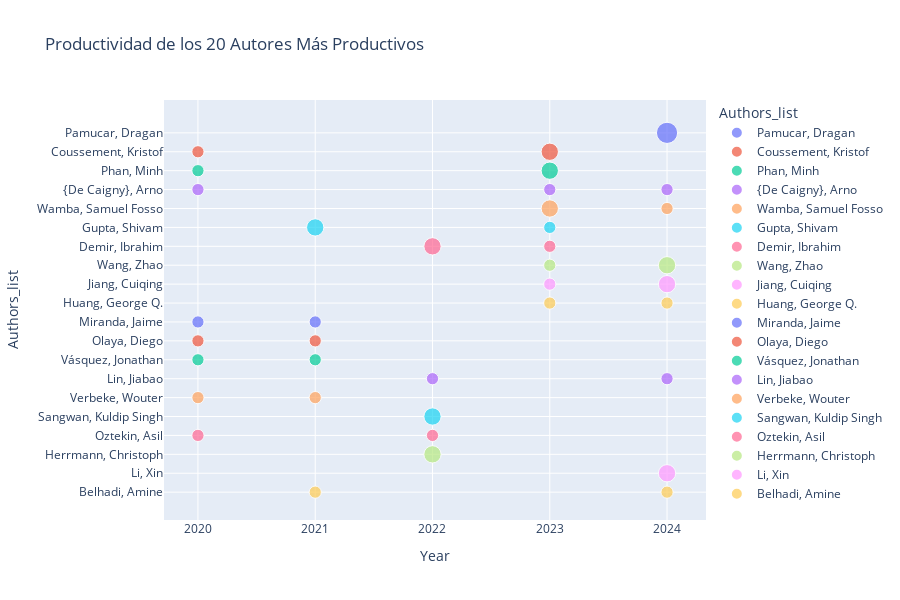

Notebook source saved alongside this figure:
### Markdown cell above
## Análisis de autores

### Code cell
eda_bib.top_authors_chart(df)

### Figure 1 — Plotly figure (JSON) as saved in the notebook; plotly's stock layout.template omitted (floating-point values rounded to 4 significant figures)
{"data": [{"hovertemplate": "<b>%{hovertext}</b><br><br>Authors_list=%{y}<br>Year=%{x}<br>Publications=%{marker.size}<extra></extra>", "hovertext": ["Pamucar, Dragan"], "legendgroup": "Pamucar, Dragan", "marker": {"color": "#636efa", "size": [3], "sizemode": "area", "sizeref": 0.01333, "symbol": "circle"}, "mode": "markers", "name": "Pamucar, Dragan", "orientation": "v", "showlegend": true, "type": "scatter", "x": [2024], "xaxis": "x", "y": ["Pamucar, Dragan"], "yaxis": "y"}, {"hovertemplate": "<b>%{hovertext}</b><br><br>Authors_list=%{y}<br>Year=%{x}<br>Publications=%{marker.size}<extra></extra>", "hovertext": ["Coussement, Kristof", "Coussement, Kristof"], "legendgroup": "Coussement, Kristof", "marker": {"color": "#EF553B", "size": [1, 2], "sizemode": "area", "sizeref": 0.01333, "symbol": "circle"}, "mode": "markers", "name": "Coussement, Kristof", "orientation": "v", "showlegend": true, "type": "scatter", "x": [2020, 2023], "xaxis": "x", "y": ["Coussement, Kristof", "Coussement, Kristof"], "yaxis": "y"}, {"hovertemplate": "<b>%{hovertext}</b><br><br>Authors_list=%{y}<br>Year=%{x}<br>Publications=%{marker.size}<extra></extra>", "hovertext": ["Phan, Minh", "Phan, Minh"], "legendgroup": "Phan, Minh", "marker": {"color": "#00cc96", "size": [1, 2], "sizemode": "area", "sizeref": 0.01333, "symbol": "circle"}, "mode": "markers", "name": "Phan, Minh", "orientation": "v", "showlegend": true, "type": "scatter", "x": [2020, 2023], "xaxis": "x", "y": ["Phan, Minh", "Phan, Minh"], "yaxis": "y"}, {"hovertemplate": "<b>%{hovertext}</b><br><br>Authors_list=%{y}<br>Year=%{x}<br>Publications=%{marker.size}<extra></extra>", "hovertext": ["{De Caigny}, Arno", "{De Caigny}, Arno", "{De Caigny}, Arno"], "legendgroup": "{De Caigny}, Arno", "marker": {"color": "#ab63fa", "size": [1, 1, 1], "sizemode": "area", "sizeref": 0.01333, "symbol": "circle"}, "mode": "markers", "name": "{De Caigny}, Arno", "orientation": "v", "showlegend": true, "type": "scatter", "x": [2020, 2023, 2024], "xaxis": "x", "y": ["{De Caigny}, Arno", "{De Caigny}, Arno", "{De Caigny}, Arno"], "yaxis": "y"}, {"hovertemplate": "<b>%{hovertext}</b><br><br>Authors_list=%{y}<br>Year=%{x}<br>Publications=%{marker.size}<extra></extra>", "hovertext": ["Wamba, Samuel Fosso", "Wamba, Samuel Fosso"], "legendgroup": "Wamba, Samuel Fosso", "marker": {"color": "#FFA15A", "size": [2, 1], "sizemode": "area", "sizeref": 0.01333, "symbol": "circle"}, "mode": "markers", "name": "Wamba, Samuel Fosso", "orientation": "v", "showlegend": true, "type": "scatter", "x": [2023, 2024], "xaxis": "x", "y": ["Wamba, Samuel Fosso", "Wamba, Samuel Fosso"], "yaxis": "y"}, {"hovertemplate": "<b>%{hovertext}</b><br><br>Authors_list=%{y}<br>Year=%{x}<br>Publications=%{marker.size}<extra></extra>", "hovertext": ["Gupta, Shivam", "Gupta, Shivam"], "legendgroup": "Gupta, Shivam", "marker": {"color": "#19d3f3", "size": [2, 1], "sizemode": "area", "sizeref": 0.01333, "symbol": "circle"}, "mode": "markers", "name": "Gupta, Shivam", "orientation": "v", "showlegend": true, "type": "scatter", "x": [2021, 2023], "xaxis": "x", "y": ["Gupta, Shivam", "Gupta, Shivam"], "yaxis": "y"}, {"hovertemplate": "<b>%{hovertext}</b><br><br>Authors_list=%{y}<br>Year=%{x}<br>Publications=%{marker.size}<extra></extra>", "hovertext": ["Demir, Ibrahim", "Demir, Ibrahim"], "legendgroup": "Demir, Ibrahim", "marker": {"color": "#FF6692", "size": [2, 1], "sizemode": "area", "sizeref": 0.01333, "symbol": "circle"}, "mode": "markers", "name": "Demir, Ibrahim", "orientation": "v", "showlegend": true, "type": "scatter", "x": [2022, 2023], "xaxis": "x", "y": ["Demir, Ibrahim", "Demir, Ibrahim"], "yaxis": "y"}, {"hovertemplate": "<b>%{hovertext}</b><br><br>Authors_list=%{y}<br>Year=%{x}<br>Publications=%{marker.size}<extra></extra>", "hovertext": ["Wang, Zhao", "Wang, Zhao"], "legendgroup": "Wang, Zhao", "marker": {"color": "#B6E880", "size": [1, 2], "sizemode": "area", "sizeref": 0.01333, "symbol": "circle"}, "mode": "markers", "name": "Wang, Zhao", "orientation": "v", "showlegend": true, "type": "scatter", "x": [2023, 2024], "xaxis": "x", "y": ["Wang, Zhao", "Wang, Zhao"], "yaxis": "y"}, {"hovertemplate": "<b>%{hovertext}</b><br><br>Authors_list=%{y}<br>Year=%{x}<br>Publications=%{marker.size}<extra></extra>", "hovertext": ["Jiang, Cuiqing", "Jiang, Cuiqing"], "legendgroup": "Jiang, Cuiqing", "marker": {"color": "#FF97FF", "size": [1, 2], "sizemode": "area", "sizeref": 0.01333, "symbol": "circle"}, "mode": "markers", "name": "Jiang, Cuiqing", "orientation": "v", "showlegend": true, "type": "scatter", "x": [2023, 2024], "xaxis": "x", "y": ["Jiang, Cuiqing", "Jiang, Cuiqing"], "yaxis": "y"}, {"hovertemplate": "<b>%{hovertext}</b><br><br>Authors_list=%{y}<br>Year=%{x}<br>Publications=%{marker.size}<extra></extra>", "hovertext": ["Huang, George Q.", "Huang, George Q."], "legendgroup": "Huang, George Q.", "marker": {"color": "#FECB52", "size": [1, 1], "sizemode": "area", "sizeref": 0.01333, "symbol": "circle"}, "mode": "markers", "name": "Huang, George Q.", "orientation": "v", "showlegend": true, "type": "scatter", "x": [2023, 2024], "xaxis": "x", "y": ["Huang, George Q.", "Huang, George Q."], "yaxis": "y"}, {"hovertemplate": "<b>%{hovertext}</b><br><br>Authors_list=%{y}<br>Year=%{x}<br>Publications=%{marker.size}<extra></extra>", "hovertext": ["Miranda, Jaime", "Miranda, Jaime"], "legendgroup": "Miranda, Jaime", "marker": {"color": "#636efa", "size": [1, 1], "sizemode": "area", "sizeref": 0.01333, "symbol": "circle"}, "mode": "markers", "name": "Miranda, Jaime", "orientation": "v", "showlegend": true, "type": "scatter", "x": [2020, 2021], "xaxis": "x", "y": ["Miranda, Jaime", "Miranda, Jaime"], "yaxis": "y"}, {"hovertemplate": "<b>%{hovertext}</b><br><br>Authors_list=%{y}<br>Year=%{x}<br>Publications=%{marker.size}<extra></extra>", "hovertext": ["Olaya, Diego", "Olaya, Diego"], "legendgroup": "Olaya, Diego", "marker": {"color": "#EF553B", "size": [1, 1], "sizemode": "area", "sizeref": 0.01333, "symbol": "circle"}, "mode": "markers", "name": "Olaya, Diego", "orientation": "v", "showlegend": true, "type": "scatter", "x": [2020, 2021], "xaxis": "x", "y": ["Olaya, Diego", "Olaya, Diego"], "yaxis": "y"}, {"hovertemplate": "<b>%{hovertext}</b><br><br>Authors_list=%{y}<br>Year=%{x}<br>Publications=%{marker.size}<extra></extra>", "hovertext": ["Vásquez, Jonathan", "Vásquez, Jonathan"], "legendgroup": "Vásquez, Jonathan", "marker": {"color": "#00cc96", "size": [1, 1], "sizemode": "area", "sizeref": 0.01333, "symbol": "circle"}, "mode": "markers", "name": "Vásquez, Jonathan", "orientation": "v", "showlegend": true, "type": "scatter", "x": [2020, 2021], "xaxis": "x", "y": ["Vásquez, Jonathan", "Vásquez, Jonathan"], "yaxis": "y"}, {"hovertemplate": "<b>%{hovertext}</b><br><br>Authors_list=%{y}<br>Year=%{x}<br>Publications=%{marker.size}<extra></extra>", "hovertext": ["Lin, Jiabao", "Lin, Jiabao"], "legendgroup": "Lin, Jiabao", "marker": {"color": "#ab63fa", "size": [1, 1], "sizemode": "area", "sizeref": 0.01333, "symbol": "circle"}, "mode": "markers", "name": "Lin, Jiabao", "orientation": "v", "showlegend": true, "type": "scatter", "x": [2022, 2024], "xaxis": "x", "y": ["Lin, Jiabao", "Lin, Jiabao"], "yaxis": "y"}, {"hovertemplate": "<b>%{hovertext}</b><br><br>Authors_list=%{y}<br>Year=%{x}<br>Publications=%{marker.size}<extra></extra>", "hovertext": ["Verbeke, Wouter", "Verbeke, Wouter"], "legendgroup": "Verbeke, Wouter", "marker": {"color": "#FFA15A", "size": [1, 1], "sizemode": "area", "sizeref": 0.01333, "symbol": "circle"}, "mode": "markers", "name": "Verbeke, Wouter", "orientation": "v", "showlegend": true, "type": "scatter", "x": [2020, 2021], "xaxis": "x", "y": ["Verbeke, Wouter", "Verbeke, Wouter"], "yaxis": "y"}, {"hovertemplate": "<b>%{hovertext}</b><br><br>Authors_list=%{y}<br>Year=%{x}<br>Publications=%{marker.size}<extra></extra>", "hovertext": ["Sangwan, Kuldip Singh"], "legendgroup": "Sangwan, Kuldip Singh", "marker": {"color": "#19d3f3", "size": [2], "sizemode": "area", "sizeref": 0.01333, "symbol": "circle"}, "mode": "markers", "name": "Sangwan, Kuldip Singh", "orientation": "v", "showlegend": true, "type": "scatter", "x": [2022], "xaxis": "x", "y": ["Sangwan, Kuldip Singh"], "yaxis": "y"}, {"hovertemplate": "<b>%{hovertext}</b><br><br>Authors_list=%{y}<br>Year=%{x}<br>Publications=%{marker.size}<extra></extra>", "hovertext": ["Oztekin, Asil", "Oztekin, Asil"], "legendgroup": "Oztekin, Asil", "marker": {"color": "#FF6692", "size": [1, 1], "sizemode": "area", "sizeref": 0.01333, "symbol": "circle"}, "mode": "markers", "name": "Oztekin, Asil", "orientation": "v", "showlegend": true, "type": "scatter", "x": [2020, 2022], "xaxis": "x", "y": ["Oztekin, Asil", "Oztekin, Asil"], "yaxis": "y"}, {"hovertemplate": "<b>%{hovertext}</b><br><br>Authors_list=%{y}<br>Year=%{x}<br>Publications=%{marker.size}<extra></extra>", "hovertext": ["Herrmann, Christoph"], "legendgroup": "Herrmann, Christoph", "marker": {"color": "#B6E880", "size": [2], "sizemode": "area", "sizeref": 0.01333, "symbol": "circle"}, "mode": "markers", "name": "Herrmann, Christoph", "orientation": "v", "showlegend": true, "type": "scatter", "x": [2022], "xaxis": "x", "y": ["Herrmann, Christoph"], "yaxis": "y"}, {"hovertemplate": "<b>%{hovertext}</b><br><br>Authors_list=%{y}<br>Year=%{x}<br>Publications=%{marker.size}<extra></extra>", "hovertext": ["Li, Xin"], "legendgroup": "Li, Xin", "marker": {"color": "#FF97FF", "size": [2], "sizemode": "area", "sizeref": 0.01333, "symbol": "circle"}, "mode": "markers", "name": "Li, Xin", "orientation": "v", "showlegend": true, "type": "scatter", "x": [2024], "xaxis": "x", "y": ["Li, Xin"], "yaxis": "y"}, {"hovertemplate": "<b>%{hovertext}</b><br><br>Authors_list=%{y}<br>Year=%{x}<br>Publications=%{marker.size}<extra></extra>", "hovertext": ["Belhadi, Amine", "Belhadi, Amine"], "legendgroup": "Belhadi, Amine", "marker": {"color": "#FECB52", "size": [1, 1], "sizemode": "area", "sizeref": 0.01333, "symbol": "circle"}, "mode": "markers", "name": "Belhadi, Amine", "orientation": "v", "showlegend": true, "type": "scatter", "x": [2021, 2024], "xaxis": "x", "y": ["Belhadi, Amine", "Belhadi, Amine"], "yaxis": "y"}], "layout": {"height": 600, "legend": {"itemsizing": "constant", "title": {"text": "Authors_list"}, "tracegroupgap": 0}, "title": {"text": "Productividad de los 20 Autores Más Productivos"}, "xaxis": {"anchor": "y", "categoryorder": "category ascending", "domain": [0, 1], "title": {"text": "Year"}, "type": "category"}, "yaxis": {"anchor": "x", "categoryarray": ["Belhadi, Amine", "Li, Xin", "Herrmann, Christoph", "Oztekin, Asil", "Sangwan, Kuldip Singh", "Verbeke, Wouter", "Lin, Jiabao", "Vásquez, Jonathan", "Olaya, Diego", "Miranda, Jaime", "Huang, George Q.", "Jiang, Cuiqing", "Wang, Zhao", "Demir, Ibrahim", "Gupta, Shivam", "Wamba, Samuel Fosso", "{De Caigny}, Arno", "Phan, Minh", "Coussement, Kristof", "Pamucar, Dragan"], "categoryorder": "array", "domain": [0, 1], "tickmode": "linear", "title": {"text": "Authors_list"}}}}
